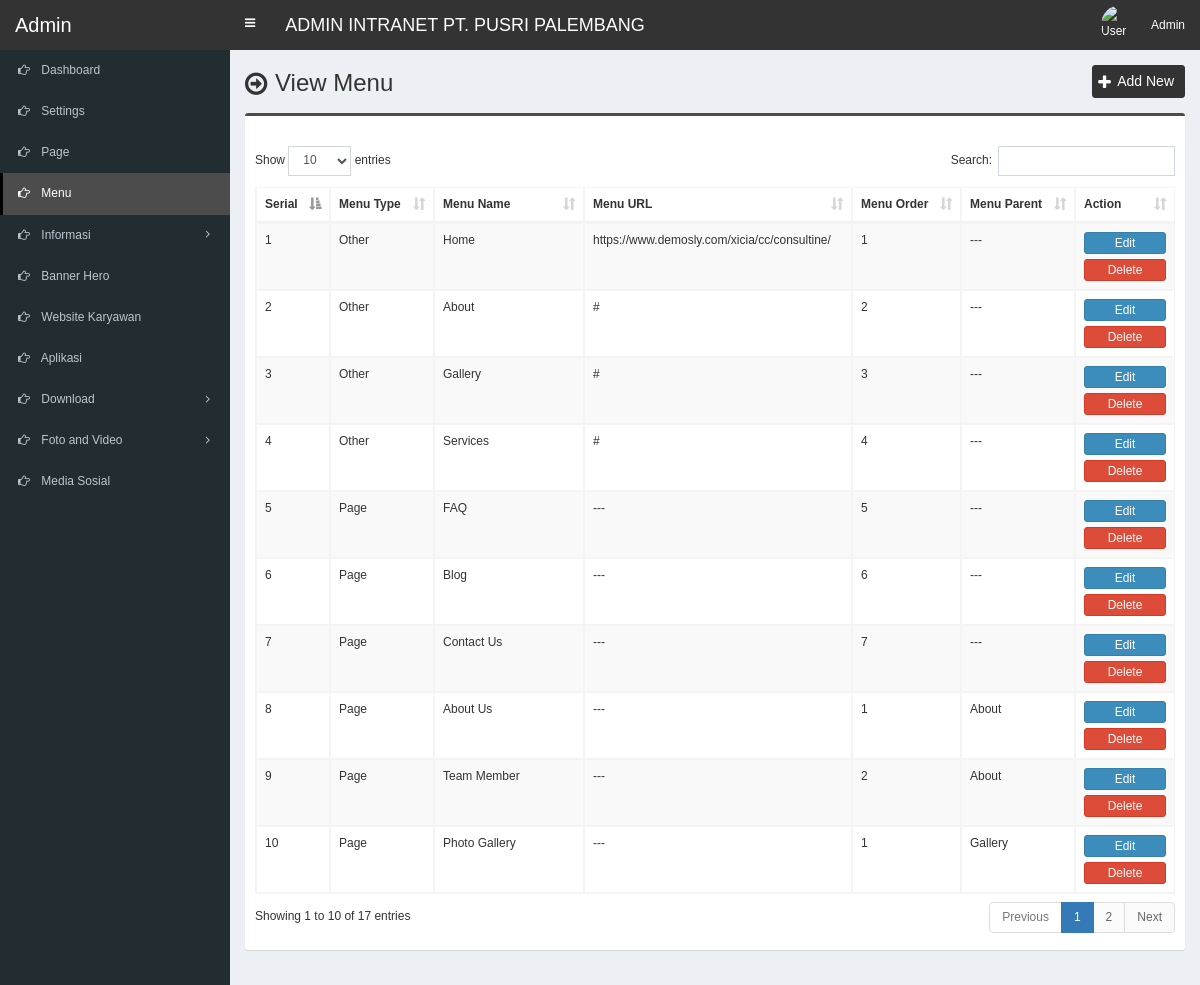
The page /admin/menu.php (signed in) on the database its author committed.
### tables this page shows
CREATE TABLE `tbl_menu` (
  `menu_id` int(11) NOT NULL,
  `menu_type` varchar(255) NOT NULL,
  `page_id` int(11) NOT NULL,
  `menu_name` varchar(255) NOT NULL,
  `menu_url` varchar(255) NOT NULL,
  `menu_order` int(11) NOT NULL,
  `menu_parent` int(11) NOT NULL
);

CREATE TABLE `tbl_page` (
  `page_id` int(11) NOT NULL,
  `page_name` varchar(255) NOT NULL,
  `page_slug` varchar(255) NOT NULL,
  `page_content` text NOT NULL,
  `page_layout` varchar(255) NOT NULL,
  `banner` varchar(255) NOT NULL,
  `status` varchar(30) NOT NULL,
  `meta_title` varchar(255) NOT NULL,
  `meta_keyword` text NOT NULL,
  `meta_description` text NOT NULL
);

### admin/menu.php (the view, shortened to what this page needs)
<?php require_once('header.php'); ?>
<section class="content-header">
	<div class="content-header-left">
		<h1>View Menu</h1>
	</div>
	<div class="content-header-right">
		<a href="menu-add.php" class="btn btn-primary btn-sm">Add New</a>
	</div>
</section>
<section class="content">
  	<div class="row">
    	<div class="col-md-12">
			<div class="box box-info">
				<div class="box-body table-responsive">
					<table id="example1" class="table table-bordered table-striped">
						<thead>
							<tr>
								<th>Serial</th>
								<th>Menu Type</th>
								<th>Menu Name</th>
								<th>Menu URL</th>
								<th>Menu Order</th>
								<th>Menu Parent</th>
								<th style="width:60px;">Action</th>
							</tr>
						</thead>
						<tbody>
							<?php
							$i=0;
							$q = $pdo->prepare("SELECT *
                                                FROM tbl_menu
                                                ORDER BY menu_parent,menu_order ASC");
                            $q->execute();
                            $res = $q->fetchAll();
							foreach ($res as $row) {
								$i++;
								if($row['menu_type']=='Page'):
                                    $r = $pdo->prepare("SELECT *
                                                FROM tbl_page
                                                WHERE page_id=?");
                                    $r->execute([$row['page_id']]);
                                    $res1 = $r->fetchAll();
                                    foreach ($res1 as $row1) {
                                        $menu_name = $row1['page_name'];
                                    }
                                    $menu_url = '---';
                                else:
                                    $menu_name = $row['menu_name'];
                                    $menu_url = $row['menu_url'];
                                endif;
								?>
								<tr>
									<td><?php echo $i; ?></td>
									<td><?php echo $row['menu_type']; ?></td>
									<td><?php echo $menu_name; ?></td>
									<td style="width:250px;word-break: break-word;"><?php echo $menu_url; ?></td>
									<td><?php echo $row['menu_order']; ?></td>
									<td>
										<?php
                                        if($row['menu_parent'] == 0):
                                            echo '---';
                                        else:
                                            $r = $pdo->prepare("SELECT *
                                                                FROM tbl_menu
                                                                WHERE menu_id=?");
                                            $r->execute([$row['menu_parent']]);
                                            $res1 = $r->fetchAll();
                                            foreach ($res1 as $row1) {
                                                if($row1['page_id'] == 0):
                                                    echo $row1['menu_name'];
                                                endif;
                                            }
                                        endif;
                                        ?>
									</td>
									<td>
										<a href="menu-edit.php?id=<?php echo $row['menu_id']; ?>" class="btn btn-primary btn-xs" style="width: 100%;margin-bottom:5px;">Edit</a>
										<a href="#" class="btn btn-danger btn-xs" data-href="menu-delete.php?id=<?php echo $row['menu_id']; ?>" data-toggle="modal" data-target="#confirm-delete" style="width: 100%;">Delete</a>
									</td>
								</tr>
								<?php
							}
							?>
						</tbody>
					</table>
				</div>
			</div>
		</div>
	</div>
</section>
<?php require_once('footer.php'); ?>

### admin/style.css (style rules this page uses)
body { font-size: 12px; font-family: 'verdana', sans-serif; }
.content-header>h1, .content-header .content-header-left h1 { font-family: 'verdana', sans-serif; }
.box-info { padding-top: 20px; }
.content-header { overflow: hidden; }
.content-header .content-header-left { float: left; padding-top: 5px; }
.content-header .content-header-right { float: right; }
.content-header .content-header-left h1 { margin-top: 0; margin-bottom: 0; padding-left: 30px; font-size: 24px; position: relative; }
.content-header .content-header-left h1:before { position: absolute; top: 0; left: 0; font-family: 'FontAwesome', sans-serif; font-size: 26px; content: '\f18e'; }
.content-header .content-header-right a { position: relative; padding-left: 24px; font-size: 14px; }
.content-header .content-header-right a:before { position: absolute; top: 4px; left: 5px; font-family: 'FontAwesome', sans-serif; font-size: 16px; content: '\f067'; }
.box.box-info { border-top-color: #4c4c4c; }
.content-header .content-header-right a { background-color: #333333; border-color: #333333; }

### rows shown on the page
tbl_menu: menu_type "Other", menu_name "Home", menu_url "https://www.demosly.com/xicia/cc/consultine/", menu_order "1"
tbl_menu: menu_type "Other", menu_name "About", menu_url "#", menu_order "2"
tbl_menu: menu_type "Other", menu_name "Gallery", menu_url "#", menu_order "3"
tbl_menu: menu_type "Other", menu_name "Services", menu_url "#", menu_order "4"
tbl_menu: menu_type "Page", page.page_name "FAQ", menu_type "---", menu_order "5"
tbl_menu: menu_type "Page", page.page_name "Blog", menu_type "---", menu_order "6"
tbl_menu: menu_type "Page", page.page_name "Contact Us", menu_type "---", menu_order "7"
tbl_menu: menu_type "Page", page.page_name "About Us", menu_type "---", menu_order "1"
tbl_menu: menu_type "Page", page.page_name "Team Member", menu_type "---", menu_order "2"
tbl_menu: menu_type "Page", page.page_name "Photo Gallery", menu_type "---", menu_order "1"
